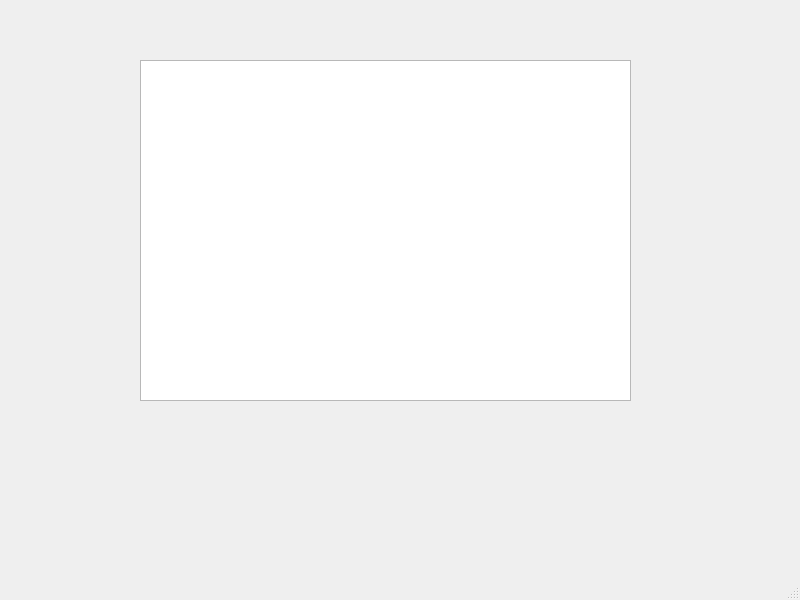
<?xml version="1.0" encoding="UTF-8"?>
<ui version="4.0">
 <class>MainWindow</class>
 <widget class="QMainWindow" name="MainWindow">
  <property name="geometry">
   <rect>
    <x>0</x>
    <y>0</y>
    <width>800</width>
    <height>600</height>
   </rect>
  </property>
  <property name="windowTitle">
   <string>MainWindow</string>
  </property>
  <widget class="QWidget" name="centralwidget">
   <widget class="QPlainTextEdit" name="plainTextEdit">
    <property name="geometry">
     <rect>
      <x>140</x>
      <y>60</y>
      <width>491</width>
      <height>341</height>
     </rect>
    </property>
   </widget>
  </widget>
  <widget class="QMenuBar" name="menubar">
   <property name="geometry">
    <rect>
     <x>0</x>
     <y>0</y>
     <width>800</width>
     <height>26</height>
    </rect>
   </property>
  </widget>
  <widget class="QStatusBar" name="statusbar"/>
 </widget>
 <resources/>
 <connections/>
</ui>
